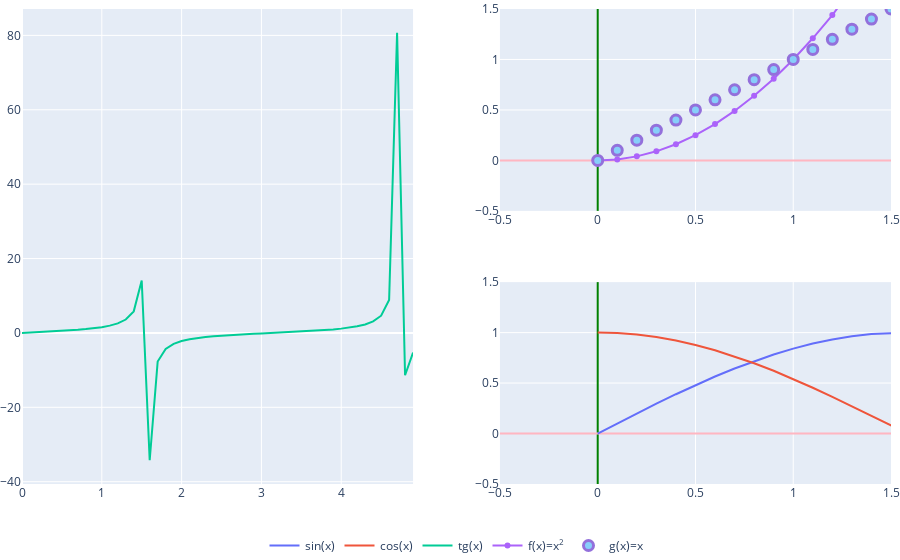

The notebook cell this image was saved under:
### Markdown cell above
### 2. Subplots

### Code cell
fig = make_subplots(rows=2, cols=2,
                    specs=[[{"rowspan": 2}, {}], [None, {}]])


fig.update_yaxes(range=[-0.5, 1.5], zeroline=True, zerolinewidth=2, zerolinecolor='LightPink', col=2)
fig.update_xaxes(range=[-0.5, 1.5], zeroline=True, zerolinewidth=2, zerolinecolor='#008000', col=2)

fig.add_trace(go.Scatter(x=x, y=np.sin(x),  name='sin(x)'), 2, 2)
fig.add_trace(go.Scatter(x=x, y=np.cos(x),  name='cos(x)'), 2, 2)
fig.add_trace(go.Scatter(x=x, y=np.tan(x),  name='tg(x)'), 1, 1)

fig.add_trace(go.Scatter(x=x, y=square(x), mode='lines+markers',  name='f(x)=x<sup>2</sup>'), 1, 2)
fig.add_trace(go.Scatter(x=x, y=x, mode='markers',name='g(x)=x',
                         marker=dict(color='LightSkyBlue', size=10, line=dict(color='MediumPurple', width=3))), 1, 2)
fig.update_layout(legend_orientation="h",
                  legend=dict(x=.5, xanchor="center"),
                  hovermode="x",
                  margin=dict(l=0, r=0, t=0, b=0))
fig.update_traces(hoverinfo="all", hovertemplate="Value: %{x}<br>Function: %{y}")
fig.show()

### Figure 1 — Plotly figure (JSON) as saved in the notebook; plotly's stock layout.template omitted (floating-point values rounded to 4 significant figures)
{"data": [{"hoverinfo": "all", "hovertemplate": "Value: %{x}<br>Function: %{y}", "name": "sin(x)", "type": "scatter", "x": [0, 0.1, 0.2, 0.3, 0.4, 0.5, 0.6, 0.7, 0.8, 0.9, 1, 1.1, 1.2, 1.3, 1.4, 1.5, 1.6, 1.7, 1.8, 1.9, 2, 2.1, 2.2, 2.3, 2.4, 2.5, 2.6, 2.7, 2.8, 2.9, 3, 3.1, 3.2, 3.3, 3.4, 3.5, 3.6, 3.7, 3.8, 3.9, 4, 4.1, 4.2, 4.3, 4.4, 4.5, 4.6, 4.7, 4.8, 4.9], "xaxis": "x3", "y": [0, 0.09983, 0.1987, 0.2955, 0.3894, 0.4794, 0.5646, 0.6442, 0.7174, 0.7833, 0.8415, 0.8912, 0.932, 0.9636, 0.9854, 0.9975, 0.9996, 0.9917, 0.9738, 0.9463, 0.9093, 0.8632, 0.8085, 0.7457, 0.6755, 0.5985, 0.5155, 0.4274, 0.335, 0.2392, 0.1411, 0.04158, -0.05837, -0.1577, -0.2555, -0.3508, -0.4425, -0.5298, -0.6119, -0.6878, -0.7568, -0.8183, -0.8716, -0.9162, -0.9516, -0.9775, -0.9937, -0.9999, -0.9962, -0.9825], "yaxis": "y3"}, {"hoverinfo": "all", "hovertemplate": "Value: %{x}<br>Function: %{y}", "name": "cos(x)", "type": "scatter", "x": [0, 0.1, 0.2, 0.3, 0.4, 0.5, 0.6, 0.7, 0.8, 0.9, 1, 1.1, 1.2, 1.3, 1.4, 1.5, 1.6, 1.7, 1.8, 1.9, 2, 2.1, 2.2, 2.3, 2.4, 2.5, 2.6, 2.7, 2.8, 2.9, 3, 3.1, 3.2, 3.3, 3.4, 3.5, 3.6, 3.7, 3.8, 3.9, 4, 4.1, 4.2, 4.3, 4.4, 4.5, 4.6, 4.7, 4.8, 4.9], "xaxis": "x3", "y": [1, 0.995, 0.9801, 0.9553, 0.9211, 0.8776, 0.8253, 0.7648, 0.6967, 0.6216, 0.5403, 0.4536, 0.3624, 0.2675, 0.17, 0.07074, -0.0292, -0.1288, -0.2272, -0.3233, -0.4161, -0.5048, -0.5885, -0.6663, -0.7374, -0.8011, -0.8569, -0.9041, -0.9422, -0.971, -0.99, -0.9991, -0.9983, -0.9875, -0.9668, -0.9365, -0.8968, -0.8481, -0.791, -0.7259, -0.6536, -0.5748, -0.4903, -0.4008, -0.3073, -0.2108, -0.1122, -0.01239, 0.0875, 0.1865], "yaxis": "y3"}, {"hoverinfo": "all", "hovertemplate": "Value: %{x}<br>Function: %{y}", "name": "tg(x)", "type": "scatter", "x": [0, 0.1, 0.2, 0.3, 0.4, 0.5, 0.6, 0.7, 0.8, 0.9, 1, 1.1, 1.2, 1.3, 1.4, 1.5, 1.6, 1.7, 1.8, 1.9, 2, 2.1, 2.2, 2.3, 2.4, 2.5, 2.6, 2.7, 2.8, 2.9, 3, 3.1, 3.2, 3.3, 3.4, 3.5, 3.6, 3.7, 3.8, 3.9, 4, 4.1, 4.2, 4.3, 4.4, 4.5, 4.6, 4.7, 4.8, 4.9], "xaxis": "x", "y": [0, 0.1003, 0.2027, 0.3093, 0.4228, 0.5463, 0.6841, 0.8423, 1.03, 1.26, 1.557, 1.965, 2.572, 3.602, 5.798, 14.1, -34.23, -7.697, -4.286, -2.927, -2.185, -1.71, -1.374, -1.119, -0.916, -0.747, -0.6016, -0.4727, -0.3555, -0.2464, -0.1425, -0.04162, 0.05847, 0.1597, 0.2643, 0.3746, 0.4935, 0.6247, 0.7736, 0.9474, 1.158, 1.424, 1.778, 2.286, 3.096, 4.637, 8.86, 80.71, -11.38, -5.267], "yaxis": "y"}, {"hoverinfo": "all", "hovertemplate": "Value: %{x}<br>Function: %{y}", "mode": "lines+markers", "name": "f(x)=x<sup>2</sup>", "type": "scatter", "x": [0, 0.1, 0.2, 0.3, 0.4, 0.5, 0.6, 0.7, 0.8, 0.9, 1, 1.1, 1.2, 1.3, 1.4, 1.5, 1.6, 1.7, 1.8, 1.9, 2, 2.1, 2.2, 2.3, 2.4, 2.5, 2.6, 2.7, 2.8, 2.9, 3, 3.1, 3.2, 3.3, 3.4, 3.5, 3.6, 3.7, 3.8, 3.9, 4, 4.1, 4.2, 4.3, 4.4, 4.5, 4.6, 4.7, 4.8, 4.9], "xaxis": "x2", "y": [0, 0.01, 0.04, 0.09, 0.16, 0.25, 0.36, 0.49, 0.64, 0.81, 1, 1.21, 1.44, 1.69, 1.96, 2.25, 2.56, 2.89, 3.24, 3.61, 4, 4.41, 4.84, 5.29, 5.76, 6.25, 6.76, 7.29, 7.84, 8.41, 9, 9.61, 10.24, 10.89, 11.56, 12.25, 12.96, 13.69, 14.44, 15.21, 16, 16.81, 17.64, 18.49, 19.36, 20.25, 21.16, 22.09, 23.04, 24.01], "yaxis": "y2"}, {"hoverinfo": "all", "hovertemplate": "Value: %{x}<br>Function: %{y}", "marker": {"color": "LightSkyBlue", "line": {"color": "MediumPurple", "width": 3}, "size": 10}, "mode": "markers", "name": "g(x)=x", "type": "scatter", "x": [0, 0.1, 0.2, 0.3, 0.4, 0.5, 0.6, 0.7, 0.8, 0.9, 1, 1.1, 1.2, 1.3, 1.4, 1.5, 1.6, 1.7, 1.8, 1.9, 2, 2.1, 2.2, 2.3, 2.4, 2.5, 2.6, 2.7, 2.8, 2.9, 3, 3.1, 3.2, 3.3, 3.4, 3.5, 3.6, 3.7, 3.8, 3.9, 4, 4.1, 4.2, 4.3, 4.4, 4.5, 4.6, 4.7, 4.8, 4.9], "xaxis": "x2", "y": [0, 0.1, 0.2, 0.3, 0.4, 0.5, 0.6, 0.7, 0.8, 0.9, 1, 1.1, 1.2, 1.3, 1.4, 1.5, 1.6, 1.7, 1.8, 1.9, 2, 2.1, 2.2, 2.3, 2.4, 2.5, 2.6, 2.7, 2.8, 2.9, 3, 3.1, 3.2, 3.3, 3.4, 3.5, 3.6, 3.7, 3.8, 3.9, 4, 4.1, 4.2, 4.3, 4.4, 4.5, 4.6, 4.7, 4.8, 4.9], "yaxis": "y2"}], "layout": {"autosize": true, "hovermode": "x", "legend": {"orientation": "h", "x": 0.5, "xanchor": "center", "y": -0.1}, "margin": {"b": 0, "l": 0, "r": 0, "t": 0}, "xaxis": {"anchor": "y", "autorange": true, "domain": [0, 0.45], "range": [0, 4.9], "type": "linear"}, "xaxis2": {"anchor": "y2", "domain": [0.55, 1], "range": [-0.5, 1.5], "type": "linear", "zeroline": true, "zerolinecolor": "#008000", "zerolinewidth": 2}, "xaxis3": {"anchor": "y3", "domain": [0.55, 1], "range": [-0.5, 1.5], "type": "linear", "zeroline": true, "zerolinecolor": "#008000", "zerolinewidth": 2}, "yaxis": {"anchor": "x", "autorange": true, "domain": [0, 1], "range": [-40.62, 87.1], "type": "linear"}, "yaxis2": {"anchor": "x2", "domain": [0.575, 1], "range": [-0.5, 1.5], "type": "linear", "zeroline": true, "zerolinecolor": "LightPink", "zerolinewidth": 2}, "yaxis3": {"anchor": "x3", "domain": [0, 0.425], "range": [-0.5, 1.5], "type": "linear", "zeroline": true, "zerolinecolor": "LightPink", "zerolinewidth": 2}}}
